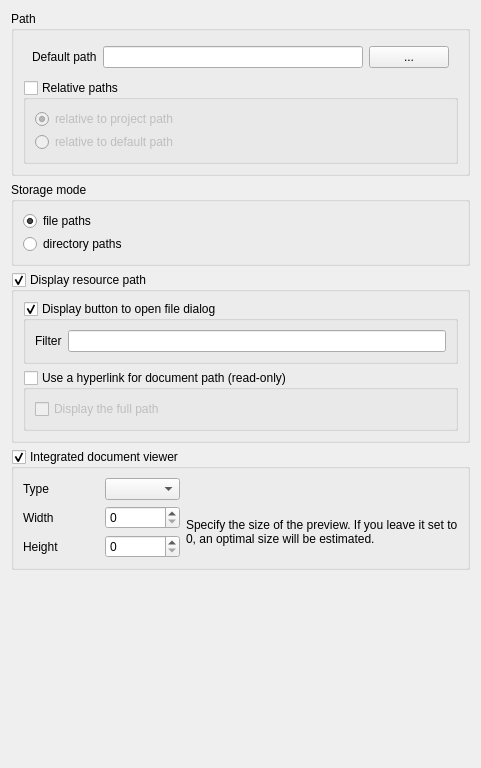
<?xml version="1.0" encoding="UTF-8"?>
<ui version="4.0">
 <author>Médéric Ribreux</author>
 <class>ExternalResourceConfigDlg</class>
 <widget class="QWidget" name="ExternalResourceConfigDlg">
  <property name="geometry">
   <rect>
    <x>0</x>
    <y>0</y>
    <width>481</width>
    <height>768</height>
   </rect>
  </property>
  <property name="windowTitle">
   <string>Form</string>
  </property>
  <layout class="QVBoxLayout" name="verticalLayout_2" stretch="0,0,0,0,0">
   <property name="sizeConstraint">
    <enum>QLayout::SetMinimumSize</enum>
   </property>
   <item>
    <widget class="QGroupBox" name="groupBox">
     <property name="title">
      <string>Path</string>
     </property>
     <layout class="QGridLayout" name="gridLayout_2">
      <item row="0" column="0">
       <layout class="QHBoxLayout" name="horizontalLayout">
        <property name="spacing">
         <number>6</number>
        </property>
        <property name="sizeConstraint">
         <enum>QLayout::SetMinimumSize</enum>
        </property>
        <property name="leftMargin">
         <number>9</number>
        </property>
        <property name="topMargin">
         <number>6</number>
        </property>
        <property name="rightMargin">
         <number>9</number>
        </property>
        <property name="bottomMargin">
         <number>6</number>
        </property>
        <item>
         <widget class="QLabel" name="label">
          <property name="text">
           <string>Default path</string>
          </property>
         </widget>
        </item>
        <item>
         <widget class="QLineEdit" name="mRootPath">
          <property name="enabled">
           <bool>true</bool>
          </property>
          <property name="toolTip">
           <string>&lt;html&gt;&lt;head/&gt;&lt;body&gt;&lt;p&gt;When not empty, always open the file selector at the root of this path for searching new files. If empty, the last used path of this editor widget will be used. If this editor widget has never been used by the user, the project path will be used.&lt;/p&gt;&lt;/body&gt;&lt;/html&gt;</string>
          </property>
          <property name="autoFillBackground">
           <bool>false</bool>
          </property>
          <property name="placeholderText">
           <string/>
          </property>
         </widget>
        </item>
        <item>
         <widget class="QPushButton" name="mRootPathButton">
          <property name="text">
           <string>...</string>
          </property>
         </widget>
        </item>
       </layout>
      </item>
      <item row="1" column="0">
       <widget class="QGroupBox" name="mRelativeGroupBox">
        <property name="sizePolicy">
         <sizepolicy hsizetype="Preferred" vsizetype="Minimum">
          <horstretch>0</horstretch>
          <verstretch>0</verstretch>
         </sizepolicy>
        </property>
        <property name="toolTip">
         <string>&lt;html&gt;&lt;head/&gt;&lt;body&gt;&lt;p&gt;If you want to make the attribute to store only relative paths, toggle one of these options.&lt;/p&gt;&lt;/body&gt;&lt;/html&gt;</string>
        </property>
        <property name="title">
         <string>Relative paths</string>
        </property>
        <property name="flat">
         <bool>false</bool>
        </property>
        <property name="checkable">
         <bool>true</bool>
        </property>
        <property name="checked">
         <bool>false</bool>
        </property>
        <layout class="QVBoxLayout" name="verticalLayout_3">
         <property name="spacing">
          <number>3</number>
         </property>
         <item>
          <widget class="QRadioButton" name="mRelativeProject">
           <property name="toolTip">
            <string>&lt;html&gt;&lt;head/&gt;&lt;body&gt;&lt;p&gt;If possible, this option makes the storage of the filenames with relative paths from the current QGIS project path.&lt;/p&gt;&lt;p&gt;Eg: if your QGIS project is in &lt;span style=&quot; font-style:italic;&quot;&gt;&amp;quot;/home/user/my_project.qgs&amp;quot;&lt;/span&gt; and your filename is &lt;span style=&quot; font-style:italic;&quot;&gt;&amp;quot;/home/user/data/files/test.pdf&amp;quot;&lt;/span&gt;, the attribute will only store &lt;span style=&quot; font-style:italic;&quot;&gt;&amp;quot;data/files/test.pdf&amp;quot;&lt;/span&gt;.&lt;/p&gt;&lt;/body&gt;&lt;/html&gt;</string>
           </property>
           <property name="text">
            <string>relative to project path</string>
           </property>
           <property name="checked">
            <bool>true</bool>
           </property>
           <attribute name="buttonGroup">
            <string notr="true">mRelativeButtonGroup</string>
           </attribute>
          </widget>
         </item>
         <item>
          <widget class="QRadioButton" name="mRelativeDefault">
           <property name="enabled">
            <bool>false</bool>
           </property>
           <property name="toolTip">
            <string>&lt;html&gt;&lt;head/&gt;&lt;body&gt;&lt;p&gt;If possible, this option makes the storage of the filenames with relative paths from the default path set just above.&lt;/p&gt;&lt;p&gt;Eg: if your default path is &lt;span style=&quot; font-style:italic;&quot;&gt;&amp;quot;/home/user/data/&amp;quot;&lt;/span&gt; and your filename is &lt;span style=&quot; font-style:italic;&quot;&gt;&amp;quot;/home/user/data/files/test.pdf&amp;quot;&lt;/span&gt;, the attribute will only store &lt;span style=&quot; font-style:italic;&quot;&gt;&amp;quot;files/test.pdf&amp;quot;&lt;/span&gt;.&lt;/p&gt;&lt;/body&gt;&lt;/html&gt;</string>
           </property>
           <property name="text">
            <string>relative to default path</string>
           </property>
           <attribute name="buttonGroup">
            <string notr="true">mRelativeButtonGroup</string>
           </attribute>
          </widget>
         </item>
        </layout>
       </widget>
      </item>
     </layout>
    </widget>
   </item>
   <item>
    <widget class="QGroupBox" name="mStorageGroupBox">
     <property name="sizePolicy">
      <sizepolicy hsizetype="Preferred" vsizetype="Minimum">
       <horstretch>0</horstretch>
       <verstretch>0</verstretch>
      </sizepolicy>
     </property>
     <property name="toolTip">
      <string>&lt;html&gt;&lt;head/&gt;&lt;body&gt;&lt;p&gt;Set exclusive file selection methods.&lt;/p&gt;&lt;/body&gt;&lt;/html&gt;</string>
     </property>
     <property name="title">
      <string>Storage mode</string>
     </property>
     <layout class="QVBoxLayout" name="verticalLayout">
      <property name="spacing">
       <number>3</number>
      </property>
      <item>
       <widget class="QRadioButton" name="mStoreFilesButton">
        <property name="toolTip">
         <string>&lt;html&gt;&lt;head/&gt;&lt;body&gt;&lt;p&gt;If this option is checked, the attribute can only store filenames (this is the default choice).&lt;/p&gt;&lt;/body&gt;&lt;/html&gt;</string>
        </property>
        <property name="text">
         <string>file paths</string>
        </property>
        <property name="checked">
         <bool>true</bool>
        </property>
        <attribute name="buttonGroup">
         <string notr="true">mStorageButtonGroup</string>
        </attribute>
       </widget>
      </item>
      <item>
       <widget class="QRadioButton" name="mStoreDirsButton">
        <property name="toolTip">
         <string>&lt;html&gt;&lt;head/&gt;&lt;body&gt;&lt;p&gt;If this option is checked, the attribute can only store directories and not filenames. The file selector will let you choose only directories and not files.&lt;/p&gt;&lt;/body&gt;&lt;/html&gt;</string>
        </property>
        <property name="text">
         <string>directory paths</string>
        </property>
        <attribute name="buttonGroup">
         <string notr="true">mStorageButtonGroup</string>
        </attribute>
       </widget>
      </item>
     </layout>
    </widget>
   </item>
   <item>
    <widget class="QGroupBox" name="mFileWidgetGroupBox">
     <property name="title">
      <string>Display resource path</string>
     </property>
     <property name="checkable">
      <bool>true</bool>
     </property>
     <layout class="QGridLayout" name="gridLayout_3">
      <item row="1" column="0">
       <widget class="QGroupBox" name="mUseLink">
        <property name="sizePolicy">
         <sizepolicy hsizetype="Preferred" vsizetype="Fixed">
          <horstretch>0</horstretch>
          <verstretch>0</verstretch>
         </sizepolicy>
        </property>
        <property name="toolTip">
         <string>&lt;html&gt;&lt;head/&gt;&lt;body&gt;&lt;p&gt;This option displays file paths as clickable hyperlinks. When you click on the file path, the file should normally be opened by the default viewer defined in your operating system.&lt;/p&gt;&lt;/body&gt;&lt;/html&gt;</string>
        </property>
        <property name="title">
         <string>Use a hyperlink for document path (read-only)</string>
        </property>
        <property name="checkable">
         <bool>true</bool>
        </property>
        <property name="checked">
         <bool>false</bool>
        </property>
        <layout class="QFormLayout" name="formLayout">
         <item row="0" column="0">
          <widget class="QCheckBox" name="mFullUrl">
           <property name="toolTip">
            <string>&lt;html&gt;&lt;head/&gt;&lt;body&gt;&lt;p&gt;By default, the hyperlink is only displayed with the name of the file and not the full path. If you check this option, hyperlinks will be displayed with the complete path.&lt;/p&gt;&lt;/body&gt;&lt;/html&gt;</string>
           </property>
           <property name="text">
            <string>Display the full path</string>
           </property>
          </widget>
         </item>
        </layout>
       </widget>
      </item>
      <item row="0" column="0">
       <widget class="QGroupBox" name="mFileWidgetButtonGroupBox">
        <property name="title">
         <string>Display button to open file dialog</string>
        </property>
        <property name="checkable">
         <bool>true</bool>
        </property>
        <layout class="QFormLayout" name="formLayout_2">
         <item row="0" column="0">
          <widget class="QLabel" name="label_4">
           <property name="text">
            <string>Filter</string>
           </property>
          </widget>
         </item>
         <item row="0" column="1">
          <widget class="QLineEdit" name="mFileWidgetFilterLineEdit">
           <property name="toolTip">
            <string>&lt;html&gt;&lt;head/&gt;&lt;body&gt;&lt;p&gt;Filter syntax is borrowed from Qt &lt;a href=&quot;http://doc.qt.io/qt-4.8/qfiledialog.html#getOpenFileName&quot;&gt;&lt;span style=&quot; text-decoration: underline; color:#0000ff;&quot;&gt;QFileDialog::getOpenFileName&lt;/span&gt;&lt;/a&gt;&lt;span style=&quot; font-family:'Courier New,courier';&quot;&gt;.&lt;/span&gt;&lt;/p&gt;&lt;p&gt;If you want simple filter on all pdf files, just use:&lt;/p&gt;&lt;p&gt;&lt;span style=&quot; font-family:'Courier New,courier';&quot;&gt;*.pdf&lt;/span&gt;&lt;/p&gt;&lt;p&gt;If you want one filter for multiple file extensions (on .pdf, .odt and .doc files):&lt;/p&gt;&lt;p&gt;&lt;span style=&quot; font-family:'Courier New,courier';&quot;&gt;*.pdf *.odt *.doc&lt;/span&gt;&lt;/p&gt;&lt;p&gt;If you want to describe your filter, use parentheses:&lt;/p&gt;&lt;p&gt;&lt;span style=&quot; font-family:'Courier New,courier';&quot;&gt;Text documents (*.pdf, *.odt, *.doc)&lt;/span&gt;&lt;/p&gt;&lt;p&gt;If you want multiple filters, separate them with ';;':&lt;/p&gt;&lt;p&gt;&lt;span style=&quot; font-family:'Courier New,courier';&quot;&gt;&amp;quot;Images (*.png *.xpm *.jpg);;Text files (*.txt);;XML files (*.xml)&amp;quot;&lt;/span&gt;&lt;/p&gt;&lt;/body&gt;&lt;/html&gt;</string>
           </property>
           <property name="placeholderText">
            <string/>
           </property>
          </widget>
         </item>
        </layout>
       </widget>
      </item>
     </layout>
    </widget>
   </item>
   <item>
    <widget class="QGroupBox" name="mDocumentViewerGroupBox">
     <property name="title">
      <string>Integrated document viewer</string>
     </property>
     <property name="checkable">
      <bool>true</bool>
     </property>
     <layout class="QGridLayout" name="gridLayout">
      <item row="2" column="1">
       <widget class="QLabel" name="label_13">
        <property name="text">
         <string>Height</string>
        </property>
       </widget>
      </item>
      <item row="2" column="2">
       <widget class="QSpinBox" name="mDocumentViewerHeight">
        <property name="suffix">
         <string/>
        </property>
        <property name="prefix">
         <string/>
        </property>
        <property name="maximum">
         <number>10000</number>
        </property>
       </widget>
      </item>
      <item row="1" column="2">
       <widget class="QSpinBox" name="mDocumentViewerWidth">
        <property name="maximum">
         <number>10000</number>
        </property>
       </widget>
      </item>
      <item row="1" column="1">
       <widget class="QLabel" name="label_12">
        <property name="text">
         <string>Width</string>
        </property>
       </widget>
      </item>
      <item row="1" column="3" rowspan="2">
       <widget class="QLabel" name="label_2">
        <property name="text">
         <string>Specify the size of the preview. If you leave it set to 0, an optimal size will be estimated.</string>
        </property>
        <property name="wordWrap">
         <bool>true</bool>
        </property>
       </widget>
      </item>
      <item row="0" column="1">
       <widget class="QLabel" name="label_3">
        <property name="text">
         <string>Type</string>
        </property>
       </widget>
      </item>
      <item row="0" column="2">
       <widget class="QComboBox" name="mDocumentViewerContentComboBox"/>
      </item>
     </layout>
    </widget>
   </item>
   <item>
    <spacer name="verticalSpacer">
     <property name="orientation">
      <enum>Qt::Vertical</enum>
     </property>
     <property name="sizeHint" stdset="0">
      <size>
       <width>20</width>
       <height>40</height>
      </size>
     </property>
    </spacer>
   </item>
  </layout>
 </widget>
 <tabstops>
  <tabstop>mRootPath</tabstop>
  <tabstop>mRootPathButton</tabstop>
  <tabstop>mRelativeGroupBox</tabstop>
  <tabstop>mRelativeProject</tabstop>
  <tabstop>mRelativeDefault</tabstop>
  <tabstop>mStoreFilesButton</tabstop>
  <tabstop>mStoreDirsButton</tabstop>
  <tabstop>mFileWidgetGroupBox</tabstop>
  <tabstop>mFileWidgetButtonGroupBox</tabstop>
  <tabstop>mFileWidgetFilterLineEdit</tabstop>
  <tabstop>mUseLink</tabstop>
  <tabstop>mFullUrl</tabstop>
  <tabstop>mDocumentViewerGroupBox</tabstop>
  <tabstop>mDocumentViewerContentComboBox</tabstop>
  <tabstop>mDocumentViewerWidth</tabstop>
  <tabstop>mDocumentViewerHeight</tabstop>
 </tabstops>
 <resources/>
 <connections/>
 <buttongroups>
  <buttongroup name="mStorageButtonGroup"/>
  <buttongroup name="mRelativeButtonGroup"/>
 </buttongroups>
</ui>
